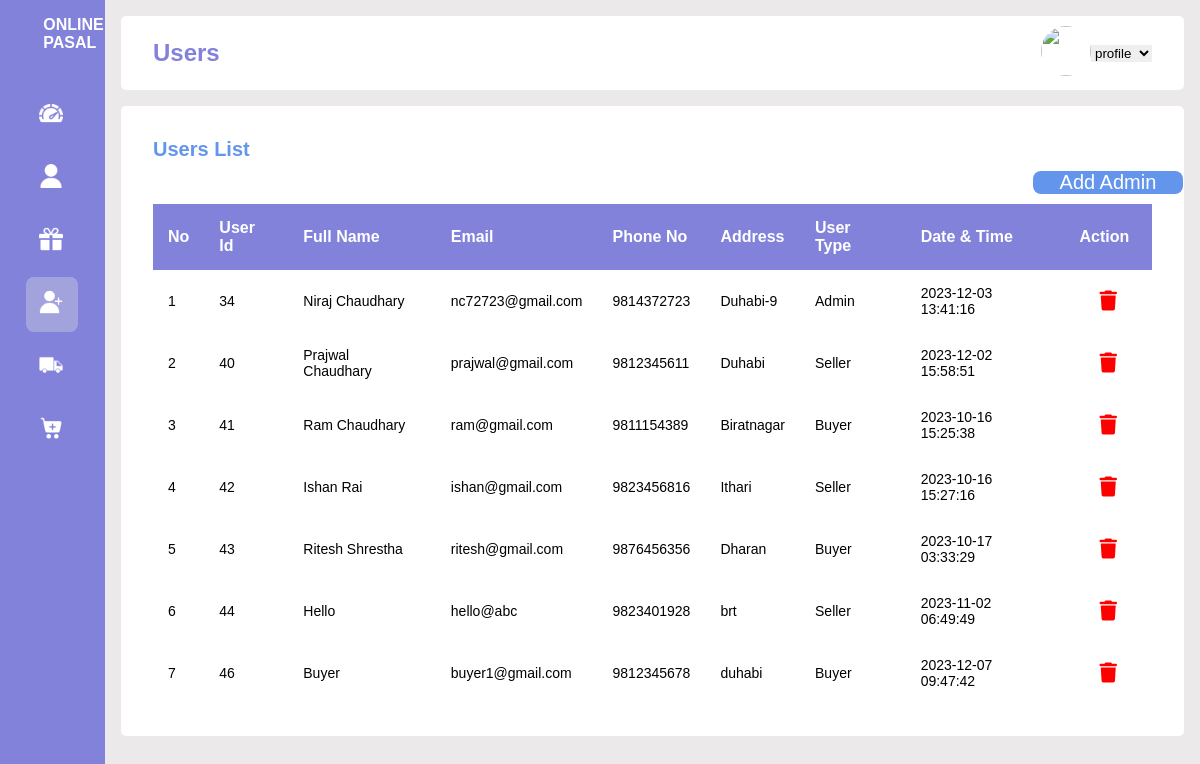
Page /admin/userstable.php on the committed database.
### tables this page shows
CREATE TABLE `signup` (
  `user_id` int(11) NOT NULL,
  `fname` varchar(255) NOT NULL,
  `email` varchar(255) NOT NULL,
  `phone` bigint(15) NOT NULL,
  `address` varchar(255) NOT NULL,
  `password` varchar(255) NOT NULL,
  `user_image` varchar(50) NOT NULL,
  `user_type` varchar(255) NOT NULL DEFAULT 'user_type',
  `dt` timestamp NOT NULL DEFAULT current_timestamp() ON UPDATE current_timestamp()
);

### admin/userstable.php (the view, shortened to what this page needs)
<?php
include '../config.php';
$user_id=$_SESSION["user_id"];
$select_user=mysqli_query($conn,"Select * from `signup` WHERE user_id='$user_id'");
mysqli_num_rows($select_user);
$fetch_user=mysqli_fetch_assoc($select_user);
?>
<!DOCTYPE html>
<html lang="en">
<head>
    <link rel="stylesheet" href="style.css">
    <link rel="stylesheet" href="https://cdnjs.cloudflare.com/ajax/libs/font-awesome/6.4.2/css/all.min.css">
</head>
<body>
<div class="sidebar">
        <div class="logo"><h4>ONLINE PASAL</h4></div>
        <ul class="menu">
           <li>
            <a href="dashboard.php">
                <i><img src="../img/dashboard.png" class="side-icon"></i>
            </a>
           </li>
           <li>
            <a href="profile.php">
                <i><img src="../img/profile.png" class="side-icon"></i>
            </a>
           </li>
           <li>
            <a href="productstable.php">
            <i><img src="../img/product.png" class="side-icon"></i>
            </a>
           </li>
           <li class="active">
            <a href="userstable.php">
            <i><img src="../img/add-user.png" class="side-icon"></i>
            </a>
           </li>
           <li>
            <a href="order_table.php">
            <i><img src="../img/order.png" class="side-icon"></i>
            </a>
           </li>
           <li>
            <a href="categorytable.php">
            <i><img src="../img/add-category.png" class="side-icon"></i>
            </a>
           </li>
        </ul>
    </div>
    <div class="main-content">
        <div class="header-wrapper">
            <div class="header-title">
                <h2>Users</h2>
            </div>
            <div class="user-info">
                <a href="profile.php"><img src="../img/user_image/<?php echo $fetch_user['user_image']?>" alt=""></a>
            <select onchange="location = this.value;">
                <option value="profile.php">profile</option>
            </select>
            </div>
        </div>
        <div class="tabular-wrapper">
        <h3 class="main-title">Users List</h3>
        <a href="../admin/adduser.php" class="add-admin-btn">Add Admin</a>
        <div class="table-container">
        <?php
          $i = 1;
          $rows = mysqli_query($conn, "SELECT *FROM signup");
          if(mysqli_num_rows($rows)>0){
           echo' <table>
                <thead>
                    <tr>
                        <th>No</th>
                        <th>User Id</th>
                        <th>Full Name</th>
                        <th>Email</th>
                        <th>Phone No</th>
                        <th>Address</th>
                        <th>User Type</th>
                        <th>Date & Time</th>
                        <th>Action</th>
                    </tr>
                </thead>';
                ?>
                <?php foreach($rows as $row) : ?>
        <tr>
            <td><?php echo $i++; ?></td>
            <td><?php echo $row["user_id"]; ?></td>
            <td><?php echo $row["fname"]; ?></td>
            <td><?php echo $row["email"]; ?></td>
            <td><?php echo $row["phone"]; ?></td>
            <td><?php echo $row["address"]; ?></td>
            <td><?php echo $row["user_type"]; ?></td>
            <td><?php echo $row["dt"]; ?></td>
            <td>
                 <a href="userdelete.php?delete=<?php  echo $row["user_id"]?>"
                class="delete_product_btn" onclick="return confirm('Are you sure you want to delete');">
                <i class="fas fa-trash"></i></a>
            </td>
        </tr>
          <?php
          endforeach;
        }
          else{
            echo"<div class='empty_text'>No User Available</div>";
          }
          ?>
            </table>
        </div>
    </div>
</div>
</body>
</html>

### admin/style.css (style rules this page uses)
* { margin: 0; padding: 0; border: none; outline: none; box-sizing: border-box; font-family: "Poppins",sans-serif; }
body { display: flex; }
.sidebar { position: sticky; top: 0; left: 0; bottom: 0; width: 110px; height: 100vh; padding: 0 1.7rem; color: white; overflow: hidden; transition: all 0.5s linear; background: rgb(130, 130, 219); }
.logo { height: 80px; padding: 16px; }
.menu { height: 88%; position: relative; list-style: none; padding: 0; }
.menu li { transition: all 0.5s ease-in-out; margin: 8px 0; border-radius: 8px; margin-left: -1px; }
.menu li:hover, .active { background: #e0e0e058; }
.menu a { color: white; font-size: 14px; text-decoration: none; display: flex; align-items: center; gap: .5rem; }
.menu a i { font-size: 1.2rem; }
.side-icon { padding: .8rem; height: 50px; width: 50px; }
.main-content { position: relative; background: #ebe9e9; width: 100%; padding: 1rem; }
.header-wrapper img { width: 50px; height: 50px; cursor: pointer; border-radius: 50%; }
.header-wrapper { display: flex; justify-content: space-between; align-items: center; flex-wrap: wrap; background: white; border-radius: 5px; padding: 10px 2rem; margin-bottom: 1rem; }
.header-title { color: rgb(130, 130, 219); }
.user-info { display: flex; align-items: center; }
.main-title { color: cornflowerblue; padding-bottom: 10px; font-size: 20px; }
.tabular-wrapper { background: white; margin-top: 1rem; border-radius: 5px; padding: 2rem; }
.table-container { width: 100%; }
table { width: 100%; border-collapse: collapse; }
thead { background: rgb(130, 130, 219); color: white; }
th { padding: 15px; text-align: left; }
td { padding: 15px; font-size: 14px; color: black; }
.delete_product_btn { color: red; margin: 20px; font-size: 20px; }
.add-admin-btn { display: block; width: 15%; cursor: pointer; text-align: center; border-radius: .5rem; font-size: 20px; background: cornflowerblue; color: white; margin-left: 880px; margin-bottom: 10px; text-decoration: none; }

### rows in the picture
signup: user_id "34", fname "Niraj Chaudhary", email "nc72723@gmail.com", phone "9814372723", address "Duhabi-9", user_type "Admin", dt "2023-12-03 13:41:16"
signup: user_id "40", fname "Prajwal Chaudhary", email "prajwal@gmail.com", phone "9812345611", address "Duhabi", user_type "Seller", dt "2023-12-02 15:58:51"
signup: user_id "41", fname "Ram Chaudhary", email "ram@gmail.com", phone "9811154389", address "Biratnagar", user_type "Buyer", dt "2023-10-16 15:25:38"
signup: user_id "42", fname "Ishan Rai", email "ishan@gmail.com", phone "9823456816", address "Ithari", user_type "Seller", dt "2023-10-16 15:27:16"
signup: user_id "43", fname "Ritesh Shrestha", email "ritesh@gmail.com", phone "9876456356", address "Dharan", user_type "Buyer", dt "2023-10-17 03:33:29"
signup: user_id "44", fname "Hello", email "hello@abc", phone "9823401928", address "brt", user_type "Seller", dt "2023-11-02 06:49:49"
signup: user_id "46", fname "Buyer", email "buyer1@gmail.com", phone "9812345678", address "duhabi", user_type "Buyer", dt "2023-12-07 09:47:42"
